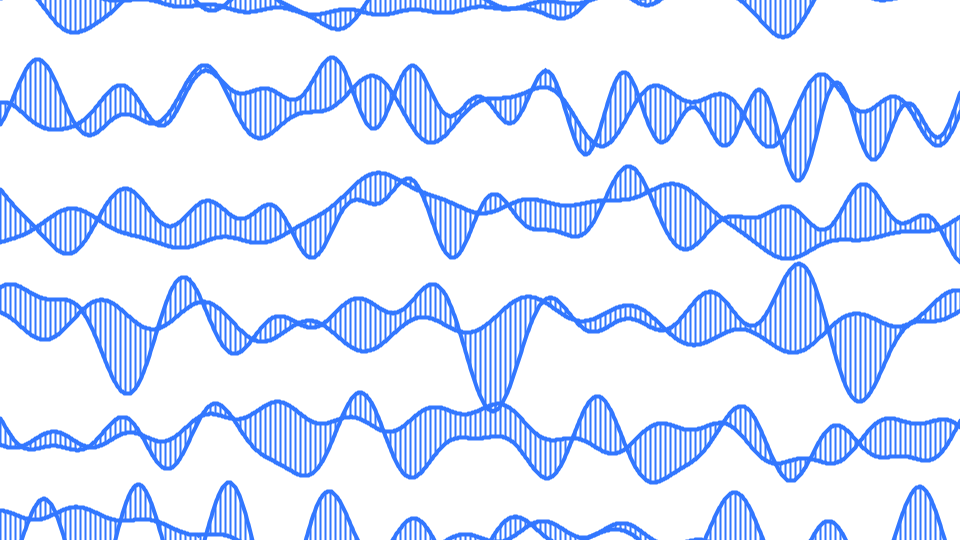
Frame 1 (no input)
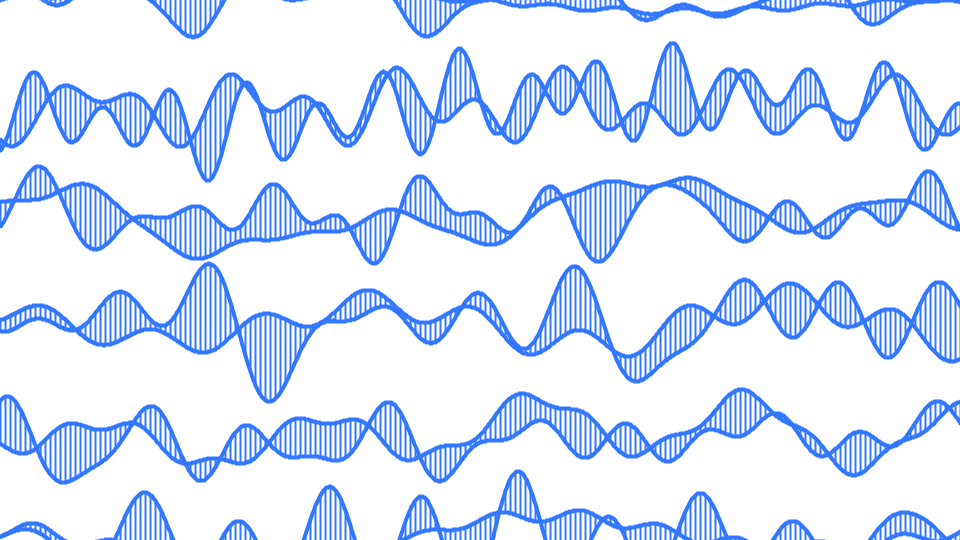
Frame 60 (the mouse pressed at the canvas centre just before this capture)
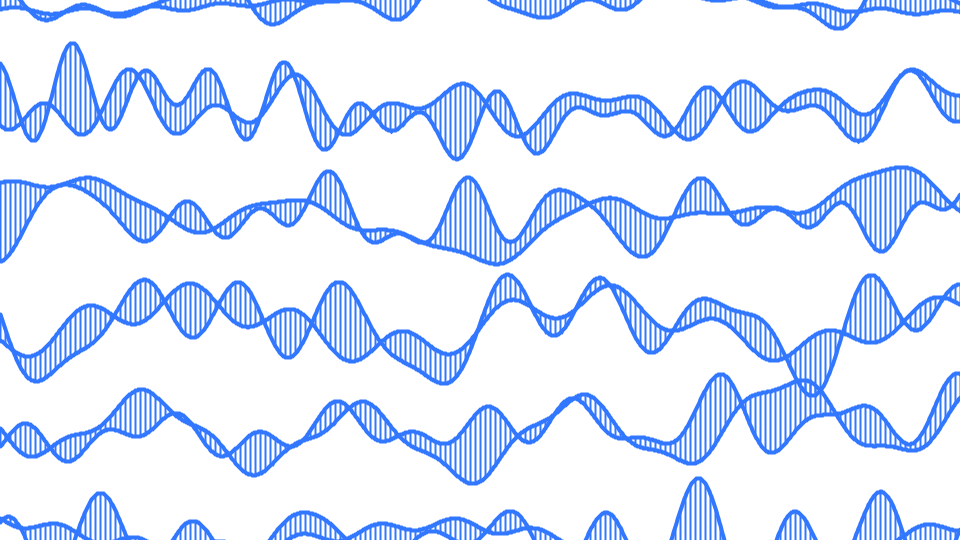
Frame 120 (the mouse held since frame 60 and released just before this capture)

The Processing sketch that drew these frames (run headless with seeded random() and noise(); from frame 60 on, the mouse is pressed at the canvas centre):

// Processing sketch: sketch_xxx_wave
// ── sketch_xxx_wave.pde
int num = 5;
ArrayList<Waves> ws;
void setup() {
  size(960, 540);
  colorMode(HSB, 360, 100, 100);
  frameRate(30);
  smooth();
  ws = new ArrayList<Waves>();
  for (int i = 0; i < num+1; i++) {
    ws.add(new Waves(height/num*i));
  }
}

void draw() {
  background(0, 0, 100);
  for (Waves w : ws) {
    w.draw();
  }
}

public class Waves {
  Wave wave1;
  Wave wave2;
  float y;
  public Waves(float y) {
    wave1 = new Wave();
    wave2 = new Wave();
    this.y = y;
  }
  public void draw() {
    pushMatrix();
    translate(0, y);
    noFill();
    stroke(220, 80, 100);
    strokeWeight(4);

    beginShape();
    for (int x = 0; x <= width; x++) {
      float a = x * 0.01 + frameCount*0.1;
      float h = wave1.getValue(a);
      vertex(x, h);
    }
    endShape();
    beginShape();
    for (int x = 0; x <= width; x++) {
      float a = x * 0.01 + frameCount*0.1;
      float h = wave2.getValue(a);
      vertex(x, h);
    }
    endShape();

    strokeWeight(2);
    for (int x = 0; x <= width; x+= 5) {
      float a = x * 0.01 + frameCount*0.1;
      float h1 = wave1.getValue(a);
      float h2 = wave2.getValue(a);
      line(x, h1, x, h2);
    }
    popMatrix();
  }
}
public class Wave {
  ArrayList<Float> amps;
  ArrayList<Float> freqs;
  ArrayList<Float> phases;
  Wave() {
    amps = new ArrayList<Float>();
    freqs = new ArrayList<Float>();
    phases = new ArrayList<Float>();
    for (int i = 0; i < 5; i++) {
      amps.add(random(25));
      freqs.add(random(10));
      phases.add(random(TWO_PI));
    }
  }
  float getValue(float t) {
    float value = 0;
    for (int i = 0; i < 5; i++) {
      value += amps.get(i)*sin(freqs.get(i)*t + phases.get(i));
    }
    return value;
  }
}
